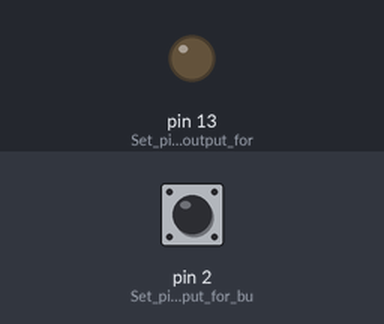
A sketch run on a simulated Arduino Uno, built with avr-gcc and run on an emulated ATmega328P. Parts: output pins drawn as LEDs (lit = HIGH). The inputs (shaded band) are chosen by the test bench; at power-on: pin 2 (Set_pin_2_as_input_for_bu) LOW.

Above: at 1.2 s.
1.3 s: pin 2 (Set_pin_2_as_input_for_bu) pulled HIGH for 0.15 s
At 1.37 s:
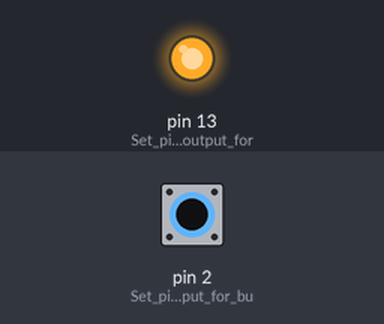
2.9 s: pin 2 (Set_pin_2_as_input_for_bu) pulled HIGH for 3.2 s
At 6.4 s:
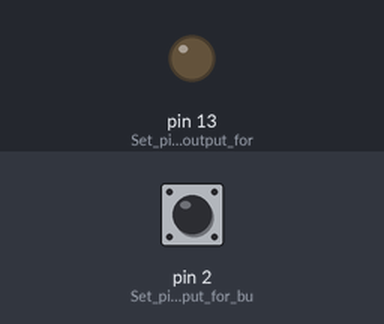
Timing chart, 0 to 7.9 s (numbered marks = the images above; inputs shaded):
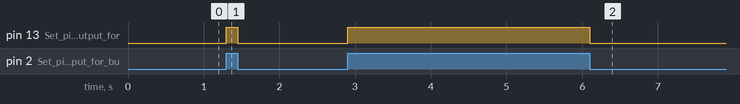

Measured:
- after the input at 1.3 s, pin 13 (Set_pin_13_as_output_for): LOW → HIGH at once, → LOW 0.15 s later
- after the input at 2.9 s, pin 13 (Set_pin_13_as_output_for): LOW → HIGH at once, → LOW 3.2 s later

The sketch:

lab2_button_led.ino
```cpp
// Lab 2: Button-Controlled LED

void setup() {
  pinMode(2, INPUT);      // Set pin 2 as input for button
  pinMode(13, OUTPUT);    // Set pin 13 as output for LED
}

void loop() {
  int buttonState = digitalRead(2);  // Read the button state

  if (buttonState == HIGH) {
    digitalWrite(13, HIGH);  // Turn LED ON when button is pressed
  } else {
    digitalWrite(13, LOW);   // Turn LED OFF when button is released
  }
}
```
